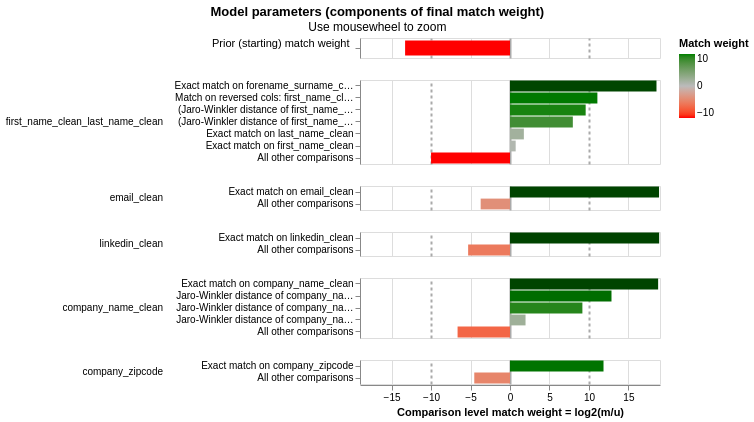

Notebook code cell kept with this figure:
### Code cell
linker.visualisations.match_weights_chart()

### Figure 1 — Vega-Lite specification as saved in the notebook (floating-point values rounded to 4 significant figures)
{"config": {"view": {"continuousWidth": 300, "continuousHeight": 300, "discreteHeight": 60, "discreteWidth": 400}, "header": {"title": null}, "mark": {"tooltip": null}, "title": {"anchor": "middle"}}, "vconcat": [{"mark": {"type": "bar", "clip": true, "height": 15}, "encoding": {"color": {"field": "log2_bayes_factor", "scale": {"domain": [-10, 0, 10], "interpolate": "lab", "range": ["red", "#bbbbbb", "green"]}, "title": "Match weight", "type": "quantitative"}, "tooltip": [{"field": "comparison_name", "title": "Comparison name", "type": "nominal"}, {"field": "probability_two_random_records_match", "format": ".4f", "title": "Probability two random records match", "type": "nominal"}, {"field": "log2_bayes_factor", "format": ",.4f", "title": "Equivalent match weight", "type": "quantitative"}, {"field": "bayes_factor_description", "title": "Match weight description", "type": "nominal"}], "x": {"axis": {"domain": false, "gridColor": {"condition": {"test": "abs(datum.value / 10)  <= 1 & datum.value % 10 === 0", "value": "#aaa"}, "value": "#ddd"}, "gridDash": {"condition": {"test": "abs(datum.value / 10) == 1", "value": [3]}, "value": null}, "gridWidth": {"condition": {"test": "abs(datum.value / 10)  <= 1 & datum.value % 10 === 0", "value": 2}, "value": 1}, "labels": false, "ticks": false, "title": ""}, "field": "log2_bayes_factor", "scale": {"domain": [-19, 19]}, "type": "quantitative"}, "y": {"axis": {"title": "Prior (starting) match weight", "titleAlign": "right", "titleAngle": 0, "titleFontWeight": "normal"}, "field": "label_for_charts", "sort": {"field": "comparison_vector_value", "order": "descending"}, "type": "nominal"}}, "height": 20, "transform": [{"filter": "(datum.comparison_name == 'probability_two_random_records_match')"}]}, {"mark": {"type": "bar", "clip": true}, "encoding": {"color": {"field": "log2_bayes_factor", "scale": {"domain": [-10, 0, 10], "interpolate": "lab", "range": ["red", "#bbbbbb", "green"]}, "title": "Match weight", "type": "quantitative"}, "row": {"field": "comparison_name", "header": {"labelAlign": "left", "labelAnchor": "middle", "labelAngle": 0}, "sort": {"field": "comparison_sort_order"}, "type": "nominal"}, "tooltip": [{"field": "comparison_name", "title": "Comparison name", "type": "nominal"}, {"field": "label_for_charts", "title": "Label", "type": "ordinal"}, {"field": "sql_condition", "title": "SQL condition", "type": "nominal"}, {"field": "m_probability", "format": ".10~g", "title": "M probability", "type": "quantitative"}, {"field": "u_probability", "format": ".10~g", "title": "U probability", "type": "quantitative"}, {"field": "bayes_factor", "format": ",.6f", "title": "Bayes factor = m/u", "type": "quantitative"}, {"field": "log2_bayes_factor", "format": ".4~g", "title": "Match weight = log2(m/u)", "type": "quantitative"}, {"field": "bayes_factor_description", "title": "Match weight description", "type": "nominal"}, {"field": "m_probability_description", "title": "m probability description", "type": "nominal"}, {"field": "u_probability_description", "title": "u probability description", "type": "nominal"}], "x": {"axis": {"gridColor": {"condition": {"test": "abs(datum.value / 10)  <= 1 & datum.value % 10 === 0", "value": "#aaa"}, "value": "#ddd"}, "gridDash": {"condition": {"test": "abs(datum.value / 10) == 1", "value": [3]}, "value": null}, "gridWidth": {"condition": {"test": "abs(datum.value / 10)  <= 1 & datum.value % 10 === 0", "value": 2}, "value": 1}, "title": "Comparison level match weight = log2(m/u)"}, "field": "log2_bayes_factor", "scale": {"domain": [-19, 19]}, "type": "quantitative"}, "y": {"axis": {"title": null}, "field": "label_for_charts", "sort": {"field": "comparison_vector_value", "order": "descending"}, "type": "nominal"}}, "height": {"step": 12}, "resolve": {"axis": {"y": "independent"}, "scale": {"y": "independent"}}, "transform": [{"filter": "(datum.comparison_name != 'probability_two_random_records_match')"}]}], "data": {"name": "data-ad9da280a754f562a5cf2321e2e3f168"}, "params": [{"name": "mouse_zoom", "select": {"type": "interval", "encodings": ["x"]}, "bind": "scales", "views": []}], "resolve": {"axis": {"y": "independent"}, "scale": {"y": "independent"}}, "title": {"text": "Model parameters (components of final match weight)", "subtitle": "Use mousewheel to zoom"}, "$schema": "https://vega.github.io/schema/vega-lite/v5.9.3.json", "datasets": {"data-ad9da280a754f562a5cf2321e2e3f168": [{"comparison_name": "probability_two_random_records_match", "sql_condition": null, "label_for_charts": "", "m_probability": null, "u_probability": null, "m_probability_description": null, "u_probability_description": null, "has_tf_adjustments": false, "tf_adjustment_column": null, "tf_adjustment_weight": null, "is_null_level": false, "bayes_factor": 0.0001, "log2_bayes_factor": -13.29, "comparison_vector_value": 0, "max_comparison_vector_value": 0, "bayes_factor_description": "The probability that two random records drawn at random match is 0.000 or one in  10,000.0 records.This is equivalent to a starting match weight of -13.288.", "probability_two_random_records_match": 0.0001, "comparison_sort_order": -1}, {"comparison_name": "first_name_clean_last_name_clean", "sql_condition": "\"forename_surname_concat_col_name_l\" = \"forename_surname_concat_col_name_r\"", "label_for_charts": "Exact match on forename_surname_concat_col_name", "m_probability": 0.9889, "u_probability": 2.569e-06, "m_probability_description": "Amongst matching record comparisons, 98.89% of records (i.e. one in 1.011) are in the exact match on forename_surname_concat_col_name comparison level", "u_probability_description": "Amongst non-matching record comparisons, 0.0002569% of records (i.e. one in 389,243) are in the exact match on forename_surname_concat_col_name comparison level", "has_tf_adjustments": true, "tf_adjustment_column": "forename_surname_concat_col_name", "tf_adjustment_weight": 1.0, "is_null_level": false, "bayes_factor": 384900.0, "log2_bayes_factor": 18.55, "comparison_vector_value": 6, "max_comparison_vector_value": 6, "bayes_factor_description": "If comparison level is `exact match on forename_surname_concat_col_name` then comparison is 384,921 times more likely to be a match", "probability_two_random_records_match": 0.0001, "comparison_sort_order": 0}, {"comparison_name": "first_name_clean_last_name_clean", "sql_condition": "\"first_name_clean_l\" = \"last_name_clean_r\" AND \"first_name_clean_r\" = \"last_name_clean_l\"", "label_for_charts": "Match on reversed cols: first_name_clean and last_name_clean (both directions)", "m_probability": 4.328e-05, "u_probability": 2.015e-08, "m_probability_description": "Amongst matching record comparisons, 0.004328% of records (i.e. one in 23,108) are in the match on reversed cols: first_name_clean and last_name_clean (both directions) comparison level", "u_probability_description": "Amongst non-matching record comparisons, 2.015e-06% of records (i.e. one in 49,628,502) are in the match on reversed cols: first_name_clean and last_name_clean (both directions) comparison level", "has_tf_adjustments": false, "tf_adjustment_column": null, "tf_adjustment_weight": 1.0, "is_null_level": false, "bayes_factor": 2148.0, "log2_bayes_factor": 11.07, "comparison_vector_value": 5, "max_comparison_vector_value": 6, "bayes_factor_description": "If comparison level is `match on reversed cols: first_name_clean and last_name_clean (both directions)` then comparison is 2,148 times more likely to be a match", "probability_two_random_records_match": 0.0001, "comparison_sort_order": 0}, {"comparison_name": "first_name_clean_last_name_clean", "sql_condition": "(jaro_winkler_similarity(\"first_name_clean_l\", \"first_name_clean_r\") >= 0.92) AND (jaro_winkler_similarity(\"last_name_clean_l\", \"last_name_clean_r\") >= 0.92)", "label_for_charts": "(Jaro-Winkler distance of first_name_clean >= 0.92) AND (Jaro-Winkler distance of last_name_clean >= 0.92)", "m_probability": 0.001268, "u_probability": 1.652e-06, "m_probability_description": "Amongst matching record comparisons, 0.1268% of records (i.e. one in 789) are in the (jaro-winkler distance of first_name_clean >= 0.92) and (jaro-winkler distance of last_name_clean >= 0.92) comparison level", "u_probability_description": "Amongst non-matching record comparisons, 0.0001652% of records (i.e. one in 605,226) are in the (jaro-winkler distance of first_name_clean >= 0.92) and (jaro-winkler distance of last_name_clean >= 0.92) comparison level", "has_tf_adjustments": false, "tf_adjustment_column": null, "tf_adjustment_weight": 1.0, "is_null_level": false, "bayes_factor": 767.3, "log2_bayes_factor": 9.584, "comparison_vector_value": 4, "max_comparison_vector_value": 6, "bayes_factor_description": "If comparison level is `(jaro-winkler distance of first_name_clean >= 0.92) and (jaro-winkler distance of last_name_clean >= 0.92)` then comparison is 767 times more likely to be a match", "probability_two_random_records_match": 0.0001, "comparison_sort_order": 0}, {"comparison_name": "first_name_clean_last_name_clean", "sql_condition": "(jaro_winkler_similarity(\"first_name_clean_l\", \"first_name_clean_r\") >= 0.88) AND (jaro_winkler_similarity(\"last_name_clean_l\", \"last_name_clean_r\") >= 0.88)", "label_for_charts": "(Jaro-Winkler distance of first_name_clean >= 0.88) AND (Jaro-Winkler distance of last_name_clean >= 0.88)", "m_probability": 0.0007116, "u_probability": 2.861e-06, "m_probability_description": "Amongst matching record comparisons, 0.07116% of records (i.e. one in 1,405) are in the (jaro-winkler distance of first_name_clean >= 0.88) and (jaro-winkler distance of last_name_clean >= 0.88) comparison level", "u_probability_description": "Amongst non-matching record comparisons, 0.0002861% of records (i.e. one in 349,496) are in the (jaro-winkler distance of first_name_clean >= 0.88) and (jaro-winkler distance of last_name_clean >= 0.88) comparison level", "has_tf_adjustments": false, "tf_adjustment_column": null, "tf_adjustment_weight": 1.0, "is_null_level": false, "bayes_factor": 248.7, "log2_bayes_factor": 7.958, "comparison_vector_value": 3, "max_comparison_vector_value": 6, "bayes_factor_description": "If comparison level is `(jaro-winkler distance of first_name_clean >= 0.88) and (jaro-winkler distance of last_name_clean >= 0.88)` then comparison is 249 times more likely to be a match", "probability_two_random_records_match": 0.0001, "comparison_sort_order": 0}, {"comparison_name": "first_name_clean_last_name_clean", "sql_condition": "\"last_name_clean_l\" = \"last_name_clean_r\"", "label_for_charts": "Exact match on last_name_clean", "m_probability": 0.001272, "u_probability": 0.0003768, "m_probability_description": "Amongst matching record comparisons, 0.1272% of records (i.e. one in 786) are in the exact match on last_name_clean comparison level", "u_probability_description": "Amongst non-matching record comparisons, 0.03768% of records (i.e. one in 2,654) are in the exact match on last_name_clean comparison level", "has_tf_adjustments": true, "tf_adjustment_column": "last_name_clean", "tf_adjustment_weight": 1.0, "is_null_level": false, "bayes_factor": 3.376, "log2_bayes_factor": 1.755, "comparison_vector_value": 2, "max_comparison_vector_value": 6, "bayes_factor_description": "If comparison level is `exact match on last_name_clean` then comparison is 3.376 times more likely to be a match", "probability_two_random_records_match": 0.0001, "comparison_sort_order": 0}, {"comparison_name": "first_name_clean_last_name_clean", "sql_condition": "\"first_name_clean_l\" = \"first_name_clean_r\"", "label_for_charts": "Exact match on first_name_clean", "m_probability": 0.006836, "u_probability": 0.004152, "m_probability_description": "Amongst matching record comparisons, 0.6836% of records (i.e. one in 146) are in the exact match on first_name_clean comparison level", "u_probability_description": "Amongst non-matching record comparisons, 0.4152% of records (i.e. one in 241) are in the exact match on first_name_clean comparison level", "has_tf_adjustments": true, "tf_adjustment_column": "first_name_clean", "tf_adjustment_weight": 1.0, "is_null_level": false, "bayes_factor": 1.646, "log2_bayes_factor": 0.7192, "comparison_vector_value": 1, "max_comparison_vector_value": 6, "bayes_factor_description": "If comparison level is `exact match on first_name_clean` then comparison is 1.646 times more likely to be a match", "probability_two_random_records_match": 0.0001, "comparison_sort_order": 0}, {"comparison_name": "first_name_clean_last_name_clean", "sql_condition": "ELSE", "label_for_charts": "All other comparisons", "m_probability": 0.0009721, "u_probability": 0.9955, "m_probability_description": "Amongst matching record comparisons, 0.09721% of records (i.e. one in 1,029) are in the all other comparisons comparison level", "u_probability_description": "Amongst non-matching record comparisons, 99.55% of records (i.e. one in 1.005) are in the all other comparisons comparison level", "has_tf_adjustments": false, "tf_adjustment_column": null, "tf_adjustment_weight": 1.0, "is_null_level": false, "bayes_factor": 0.0009765, "log2_bayes_factor": -10.0, "comparison_vector_value": 0, "max_comparison_vector_value": 6, "bayes_factor_description": "If comparison level is `all other comparisons` then comparison is 1,024 times less likely to be a match", "probability_two_random_records_match": 0.0001, "comparison_sort_order": 0}, {"comparison_name": "email_clean", "sql_condition": "\"email_clean_l\" = \"email_clean_r\"", "label_for_charts": "Exact match on email_clean", "m_probability": 0.9239, "u_probability": 1.918e-06, "m_probability_description": "Amongst matching record comparisons, 92.39% of records (i.e. one in 1.082) are in the exact match on email_clean comparison level", "u_probability_description": "Amongst non-matching record comparisons, 0.0001918% of records (i.e. one in 521,274) are in the exact match on email_clean comparison level", "has_tf_adjustments": false, "tf_adjustment_column": null, "tf_adjustment_weight": 1.0, "is_null_level": false, "bayes_factor": 481600.0, "log2_bayes_factor": 18.88, "comparison_vector_value": 1, "max_comparison_vector_value": 1, "bayes_factor_description": "If comparison level is `exact match on email_clean` then comparison is 481,599 times more likely to be a match", "probability_two_random_records_match": 0.0001, "comparison_sort_order": 1}, {"comparison_name": "email_clean", "sql_condition": "ELSE", "label_for_charts": "All other comparisons", "m_probability": 0.07611, "u_probability": 1.0, "m_probability_description": "Amongst matching record comparisons, 7.611% of records (i.e. one in 13.14) are in the all other comparisons comparison level", "u_probability_description": "Amongst non-matching record comparisons, 100% of records (i.e. one in 1) are in the all other comparisons comparison level", "has_tf_adjustments": false, "tf_adjustment_column": null, "tf_adjustment_weight": 1.0, "is_null_level": false, "bayes_factor": 0.07611, "log2_bayes_factor": -3.716, "comparison_vector_value": 0, "max_comparison_vector_value": 1, "bayes_factor_description": "If comparison level is `all other comparisons` then comparison is 13.14 times less likely to be a match", "probability_two_random_records_match": 0.0001, "comparison_sort_order": 1}, {"comparison_name": "linkedin_clean", "sql_condition": "\"linkedin_clean_l\" = \"linkedin_clean_r\"", "label_for_charts": "Exact match on linkedin_clean", "m_probability": 0.9747, "u_probability": 2.002e-06, "m_probability_description": "Amongst matching record comparisons, 97.47% of records (i.e. one in 1.026) are in the exact match on linkedin_clean comparison level", "u_probability_description": "Amongst non-matching record comparisons, 0.0002002% of records (i.e. one in 499,554) are in the exact match on linkedin_clean comparison level", "has_tf_adjustments": false, "tf_adjustment_column": null, "tf_adjustment_weight": 1.0, "is_null_level": false, "bayes_factor": 486900.0, "log2_bayes_factor": 18.89, "comparison_vector_value": 1, "max_comparison_vector_value": 1, "bayes_factor_description": "If comparison level is `exact match on linkedin_clean` then comparison is 486,905 times more likely to be a match", "probability_two_random_records_match": 0.0001, "comparison_sort_order": 2}, {"comparison_name": "linkedin_clean", "sql_condition": "ELSE", "label_for_charts": "All other comparisons", "m_probability": 0.02532, "u_probability": 1.0, "m_probability_description": "Amongst matching record comparisons, 2.532% of records (i.e. one in 39.49) are in the all other comparisons comparison level", "u_probability_description": "Amongst non-matching record comparisons, 100% of records (i.e. one in 1) are in the all other comparisons comparison level", "has_tf_adjustments": false, "tf_adjustment_column": null, "tf_adjustment_weight": 1.0, "is_null_level": false, "bayes_factor": 0.02532, "log2_bayes_factor": -5.304, "comparison_vector_value": 0, "max_comparison_vector_value": 1, "bayes_factor_description": "If comparison level is `all other comparisons` then comparison is 39.49 times less likely to be a match", "probability_two_random_records_match": 0.0001, "comparison_sort_order": 2}, {"comparison_name": "company_name_clean", "sql_condition": "\"company_name_clean_l\" = \"company_name_clean_r\"", "label_for_charts": "Exact match on company_name_clean", "m_probability": 0.9381, "u_probability": 2.107e-06, "m_probability_description": "Amongst matching record comparisons, 93.81% of records (i.e. one in 1.066) are in the exact match on company_name_clean comparison level", "u_probability_description": "Amongst non-matching record comparisons, 0.0002107% of records (i.e. one in 474,510) are in the exact match on company_name_clean comparison level", "has_tf_adjustments": true, "tf_adjustment_column": "company_name_clean", "tf_adjustment_weight": 1.0, "is_null_level": false, "bayes_factor": 445100.0, "log2_bayes_factor": 18.76, "comparison_vector_value": 4, "max_comparison_vector_value": 4, "bayes_factor_description": "If comparison level is `exact match on company_name_clean` then comparison is 445,141 times more likely to be a match", "probability_two_random_records_match": 0.0001, "comparison_sort_order": 3}, {"comparison_name": "company_name_clean", "sql_condition": "jaro_winkler_similarity(\"company_name_clean_l\", \"company_name_clean_r\") >= 0.92", "label_for_charts": "Jaro-Winkler distance of company_name_clean >= 0.92", "m_probability": 0.02151, "u_probability": 2.904e-06, "m_probability_description": "Amongst matching record comparisons, 2.151% of records (i.e. one in 46.49) are in the jaro-winkler distance of company_name_clean >= 0.92 comparison level", "u_probability_description": "Amongst non-matching record comparisons, 0.0002904% of records (i.e. one in 344,349) are in the jaro-winkler distance of company_name_clean >= 0.92 comparison level", "has_tf_adjustments": false, "tf_adjustment_column": null, "tf_adjustment_weight": 1.0, "is_null_level": false, "bayes_factor": 7407.0, "log2_bayes_factor": 12.85, "comparison_vector_value": 3, "max_comparison_vector_value": 4, "bayes_factor_description": "If comparison level is `jaro-winkler distance of company_name_clean >= 0.92` then comparison is 7,407 times more likely to be a match", "probability_two_random_records_match": 0.0001, "comparison_sort_order": 3}, {"comparison_name": "company_name_clean", "sql_condition": "jaro_winkler_similarity(\"company_name_clean_l\", \"company_name_clean_r\") >= 0.88", "label_for_charts": "Jaro-Winkler distance of company_name_clean >= 0.88", "m_probability": 0.01257, "u_probability": 2.182e-05, "m_probability_description": "Amongst matching record comparisons, 1.257% of records (i.e. one in 79.58) are in the jaro-winkler distance of company_name_clean >= 0.88 comparison level", "u_probability_description": "Amongst non-matching record comparisons, 0.002182% of records (i.e. one in 45,828) are in the jaro-winkler distance of company_name_clean >= 0.88 comparison level", "has_tf_adjustments": false, "tf_adjustment_column": null, "tf_adjustment_weight": 1.0, "is_null_level": false, "bayes_factor": 575.9, "log2_bayes_factor": 9.17, "comparison_vector_value": 2, "max_comparison_vector_value": 4, "bayes_factor_description": "If comparison level is `jaro-winkler distance of company_name_clean >= 0.88` then comparison is 576 times more likely to be a match", "probability_two_random_records_match": 0.0001, "comparison_sort_order": 3}, {"comparison_name": "company_name_clean", "sql_condition": "jaro_winkler_similarity(\"company_name_clean_l\", \"company_name_clean_r\") >= 0.7", "label_for_charts": "Jaro-Winkler distance of company_name_clean >= 0.7", "m_probability": 0.0164, "u_probability": 0.004194, "m_probability_description": "Amongst matching record comparisons, 1.64% of records (i.e. one in 60.97) are in the jaro-winkler distance of company_name_clean >= 0.7 comparison level", "u_probability_description": "Amongst non-matching record comparisons, 0.4194% of records (i.e. one in 238) are in the jaro-winkler distance of company_name_clean >= 0.7 comparison level", "has_tf_adjustments": false, "tf_adjustment_column": null, "tf_adjustment_weight": 1.0, "is_null_level": false, "bayes_factor": 3.911, "log2_bayes_factor": 1.968, "comparison_vector_value": 1, "max_comparison_vector_value": 4, "bayes_factor_description": "If comparison level is `jaro-winkler distance of company_name_clean >= 0.7` then comparison is 3.911 times more likely to be a match", "probability_two_random_records_match": 0.0001, "comparison_sort_order": 3}, {"comparison_name": "company_name_clean", "sql_condition": "ELSE", "label_for_charts": "All other comparisons", "m_probability": 0.009982, "u_probability": 0.9958, "m_probability_description": "Amongst matching record comparisons, 0.9982% of records (i.e. one in 100) are in the all other comparisons comparison level", "u_probability_description": "Amongst non-matching record comparisons, 99.58% of records (i.e. one in 1.004) are in the all other comparisons comparison level", "has_tf_adjustments": false, "tf_adjustment_column": null, "tf_adjustment_weight": 1.0, "is_null_level": false, "bayes_factor": 0.01002, "log2_bayes_factor": -6.64, "comparison_vector_value": 0, "max_comparison_vector_value": 4, "bayes_factor_description": "If comparison level is `all other comparisons` then comparison is 99.75 times less likely to be a match", "probability_two_random_records_match": 0.0001, "comparison_sort_order": 3}, {"comparison_name": "company_zipcode", "sql_condition": "\"company_zipcode_l\" = \"company_zipcode_r\"", "label_for_charts": "Exact match on company_zipcode", "m_probability": 0.9566, "u_probability": 0.00026, "m_probability_description": "Amongst matching record comparisons, 95.66% of records (i.e. one in 1.045) are in the exact match on company_zipcode comparison level", "u_probability_description": "Amongst non-matching record comparisons, 0.026% of records (i.e. one in 3,846) are in the exact match on company_zipcode comparison level", "has_tf_adjustments": false, "tf_adjustment_column": null, "tf_adjustment_weight": 1.0, "is_null_level": false, "bayes_factor": 3679.0, "log2_bayes_factor": 11.85, "comparison_vector_value": 1, "max_comparison_vector_value": 1, "bayes_factor_description": "If comparison level is `exact match on company_zipcode` then comparison is 3,679 times more likely to be a match", "probability_two_random_records_match": 0.0001, "comparison_sort_order": 4}, {"comparison_name": "company_zipcode", "sql_condition": "ELSE", "label_for_charts": "All other comparisons", "m_probability": 0.04344, "u_probability": 0.9997, "m_probability_description": "Amongst matching record comparisons, 4.344% of records (i.e. one in 23.02) are in the all other comparisons comparison level", "u_probability_description": "Amongst non-matching record comparisons, 99.97% of records (i.e. one in 1) are in the all other comparisons comparison level", "has_tf_adjustments": false, "tf_adjustment_column": null, "tf_adjustment_weight": 1.0, "is_null_level": false, "bayes_factor": 0.04345, "log2_bayes_factor": -4.524, "comparison_vector_value": 0, "max_comparison_vector_value": 1, "bayes_factor_description": "If comparison level is `all other comparisons` then comparison is 23.01 times less likely to be a match", "probability_two_random_records_match": 0.0001, "comparison_sort_order": 4}]}}
